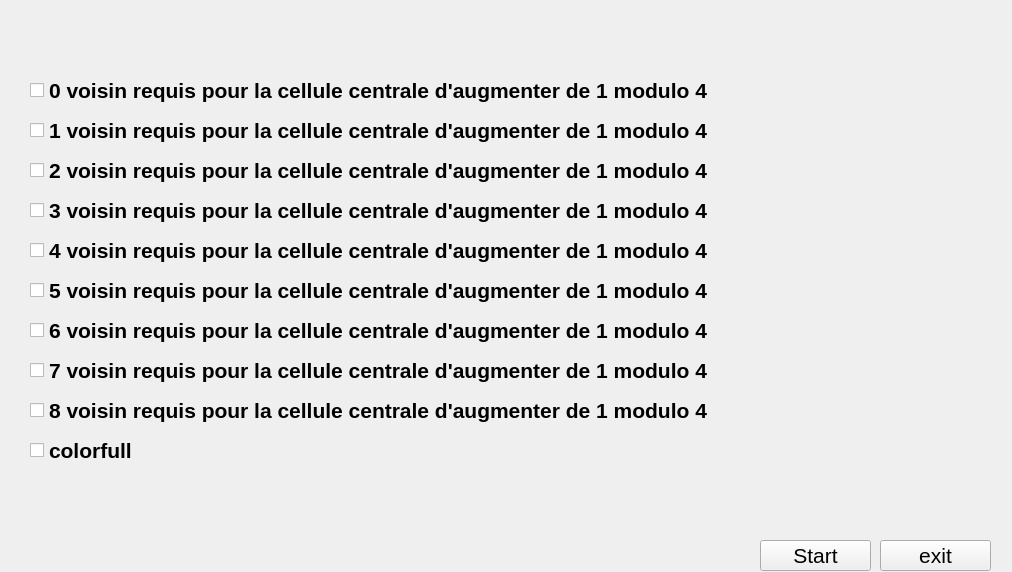
<?xml version="1.0" encoding="UTF-8"?>
<ui version="4.0">
 <class>MainWindow</class>
 <widget class="QMainWindow" name="MainWindow">
  <property name="geometry">
   <rect>
    <x>0</x>
    <y>0</y>
    <width>1012</width>
    <height>572</height>
   </rect>
  </property>
  <property name="font">
   <font>
    <pointsize>16</pointsize>
   </font>
  </property>
  <property name="acceptDrops">
   <bool>false</bool>
  </property>
  <property name="windowTitle">
   <string>MainWindow</string>
  </property>
  <widget class="QWidget" name="centralwidget">
   <widget class="QLabel" name="label">
    <property name="geometry">
     <rect>
      <x>0</x>
      <y>-10</y>
      <width>1041</width>
      <height>591</height>
     </rect>
    </property>
    <property name="text">
     <string>&lt;html&gt;&lt;head/&gt;&lt;body&gt;&lt;p&gt;&lt;img src=&quot;:/newPrefix/cycl.png&quot;/&gt;&lt;/p&gt;&lt;/body&gt;&lt;/html&gt;</string>
    </property>
   </widget>
   <widget class="QCheckBox" name="rule0">
    <property name="geometry">
     <rect>
      <x>30</x>
      <y>70</y>
      <width>711</width>
      <height>41</height>
     </rect>
    </property>
    <property name="minimumSize">
     <size>
      <width>0</width>
      <height>0</height>
     </size>
    </property>
    <property name="baseSize">
     <size>
      <width>0</width>
      <height>0</height>
     </size>
    </property>
    <property name="font">
     <font>
      <pointsize>16</pointsize>
      <weight>75</weight>
      <italic>false</italic>
      <bold>true</bold>
      <underline>false</underline>
      <stylestrategy>PreferDefault</stylestrategy>
      <kerning>true</kerning>
     </font>
    </property>
    <property name="autoFillBackground">
     <bool>false</bool>
    </property>
    <property name="text">
     <string>0 voisin requis pour la cellule centrale d'augmenter de 1 modulo 4</string>
    </property>
    <property name="iconSize">
     <size>
      <width>16</width>
      <height>16</height>
     </size>
    </property>
    <property name="checked">
     <bool>false</bool>
    </property>
    <property name="autoRepeat">
     <bool>false</bool>
    </property>
    <property name="tristate">
     <bool>false</bool>
    </property>
   </widget>
   <widget class="QPushButton" name="Start">
    <property name="geometry">
     <rect>
      <x>760</x>
      <y>540</y>
      <width>111</width>
      <height>31</height>
     </rect>
    </property>
    <property name="text">
     <string>Start</string>
    </property>
   </widget>
   <widget class="QPushButton" name="Exit">
    <property name="geometry">
     <rect>
      <x>880</x>
      <y>540</y>
      <width>111</width>
      <height>31</height>
     </rect>
    </property>
    <property name="text">
     <string>exit</string>
    </property>
   </widget>
   <widget class="QCheckBox" name="rule1">
    <property name="geometry">
     <rect>
      <x>30</x>
      <y>110</y>
      <width>711</width>
      <height>41</height>
     </rect>
    </property>
    <property name="minimumSize">
     <size>
      <width>0</width>
      <height>0</height>
     </size>
    </property>
    <property name="baseSize">
     <size>
      <width>0</width>
      <height>0</height>
     </size>
    </property>
    <property name="font">
     <font>
      <pointsize>16</pointsize>
      <weight>75</weight>
      <italic>false</italic>
      <bold>true</bold>
      <underline>false</underline>
      <stylestrategy>PreferDefault</stylestrategy>
      <kerning>true</kerning>
     </font>
    </property>
    <property name="autoFillBackground">
     <bool>false</bool>
    </property>
    <property name="text">
     <string>1 voisin requis pour la cellule centrale d'augmenter de 1 modulo 4</string>
    </property>
    <property name="iconSize">
     <size>
      <width>16</width>
      <height>16</height>
     </size>
    </property>
    <property name="checked">
     <bool>false</bool>
    </property>
    <property name="autoRepeat">
     <bool>false</bool>
    </property>
    <property name="tristate">
     <bool>false</bool>
    </property>
   </widget>
   <widget class="QCheckBox" name="rule2">
    <property name="geometry">
     <rect>
      <x>30</x>
      <y>150</y>
      <width>711</width>
      <height>41</height>
     </rect>
    </property>
    <property name="minimumSize">
     <size>
      <width>0</width>
      <height>0</height>
     </size>
    </property>
    <property name="baseSize">
     <size>
      <width>0</width>
      <height>0</height>
     </size>
    </property>
    <property name="font">
     <font>
      <pointsize>16</pointsize>
      <weight>75</weight>
      <italic>false</italic>
      <bold>true</bold>
      <underline>false</underline>
      <stylestrategy>PreferDefault</stylestrategy>
      <kerning>true</kerning>
     </font>
    </property>
    <property name="autoFillBackground">
     <bool>false</bool>
    </property>
    <property name="text">
     <string>2 voisin requis pour la cellule centrale d'augmenter de 1 modulo 4</string>
    </property>
    <property name="iconSize">
     <size>
      <width>16</width>
      <height>16</height>
     </size>
    </property>
    <property name="checked">
     <bool>false</bool>
    </property>
    <property name="autoRepeat">
     <bool>false</bool>
    </property>
    <property name="tristate">
     <bool>false</bool>
    </property>
   </widget>
   <widget class="QCheckBox" name="rule3">
    <property name="geometry">
     <rect>
      <x>30</x>
      <y>190</y>
      <width>711</width>
      <height>41</height>
     </rect>
    </property>
    <property name="minimumSize">
     <size>
      <width>0</width>
      <height>0</height>
     </size>
    </property>
    <property name="baseSize">
     <size>
      <width>0</width>
      <height>0</height>
     </size>
    </property>
    <property name="font">
     <font>
      <pointsize>16</pointsize>
      <weight>75</weight>
      <italic>false</italic>
      <bold>true</bold>
      <underline>false</underline>
      <stylestrategy>PreferDefault</stylestrategy>
      <kerning>true</kerning>
     </font>
    </property>
    <property name="autoFillBackground">
     <bool>false</bool>
    </property>
    <property name="text">
     <string>3 voisin requis pour la cellule centrale d'augmenter de 1 modulo 4</string>
    </property>
    <property name="iconSize">
     <size>
      <width>16</width>
      <height>16</height>
     </size>
    </property>
    <property name="checked">
     <bool>false</bool>
    </property>
    <property name="autoRepeat">
     <bool>false</bool>
    </property>
    <property name="tristate">
     <bool>false</bool>
    </property>
   </widget>
   <widget class="QCheckBox" name="rule4">
    <property name="geometry">
     <rect>
      <x>30</x>
      <y>230</y>
      <width>711</width>
      <height>41</height>
     </rect>
    </property>
    <property name="minimumSize">
     <size>
      <width>0</width>
      <height>0</height>
     </size>
    </property>
    <property name="baseSize">
     <size>
      <width>0</width>
      <height>0</height>
     </size>
    </property>
    <property name="font">
     <font>
      <pointsize>16</pointsize>
      <weight>75</weight>
      <italic>false</italic>
      <bold>true</bold>
      <underline>false</underline>
      <stylestrategy>PreferDefault</stylestrategy>
      <kerning>true</kerning>
     </font>
    </property>
    <property name="autoFillBackground">
     <bool>false</bool>
    </property>
    <property name="text">
     <string>4 voisin requis pour la cellule centrale d'augmenter de 1 modulo 4</string>
    </property>
    <property name="iconSize">
     <size>
      <width>16</width>
      <height>16</height>
     </size>
    </property>
    <property name="checked">
     <bool>false</bool>
    </property>
    <property name="autoRepeat">
     <bool>false</bool>
    </property>
    <property name="tristate">
     <bool>false</bool>
    </property>
   </widget>
   <widget class="QCheckBox" name="rule5">
    <property name="geometry">
     <rect>
      <x>30</x>
      <y>270</y>
      <width>711</width>
      <height>41</height>
     </rect>
    </property>
    <property name="minimumSize">
     <size>
      <width>0</width>
      <height>0</height>
     </size>
    </property>
    <property name="baseSize">
     <size>
      <width>0</width>
      <height>0</height>
     </size>
    </property>
    <property name="font">
     <font>
      <pointsize>16</pointsize>
      <weight>75</weight>
      <italic>false</italic>
      <bold>true</bold>
      <underline>false</underline>
      <stylestrategy>PreferDefault</stylestrategy>
      <kerning>true</kerning>
     </font>
    </property>
    <property name="autoFillBackground">
     <bool>false</bool>
    </property>
    <property name="text">
     <string>5 voisin requis pour la cellule centrale d'augmenter de 1 modulo 4</string>
    </property>
    <property name="iconSize">
     <size>
      <width>16</width>
      <height>16</height>
     </size>
    </property>
    <property name="checked">
     <bool>false</bool>
    </property>
    <property name="autoRepeat">
     <bool>false</bool>
    </property>
    <property name="tristate">
     <bool>false</bool>
    </property>
   </widget>
   <widget class="QCheckBox" name="rule6">
    <property name="geometry">
     <rect>
      <x>30</x>
      <y>310</y>
      <width>711</width>
      <height>41</height>
     </rect>
    </property>
    <property name="minimumSize">
     <size>
      <width>0</width>
      <height>0</height>
     </size>
    </property>
    <property name="baseSize">
     <size>
      <width>0</width>
      <height>0</height>
     </size>
    </property>
    <property name="font">
     <font>
      <pointsize>16</pointsize>
      <weight>75</weight>
      <italic>false</italic>
      <bold>true</bold>
      <underline>false</underline>
      <stylestrategy>PreferDefault</stylestrategy>
      <kerning>true</kerning>
     </font>
    </property>
    <property name="autoFillBackground">
     <bool>false</bool>
    </property>
    <property name="text">
     <string>6 voisin requis pour la cellule centrale d'augmenter de 1 modulo 4</string>
    </property>
    <property name="iconSize">
     <size>
      <width>16</width>
      <height>16</height>
     </size>
    </property>
    <property name="checked">
     <bool>false</bool>
    </property>
    <property name="autoRepeat">
     <bool>false</bool>
    </property>
    <property name="tristate">
     <bool>false</bool>
    </property>
   </widget>
   <widget class="QCheckBox" name="rule7">
    <property name="geometry">
     <rect>
      <x>30</x>
      <y>350</y>
      <width>711</width>
      <height>41</height>
     </rect>
    </property>
    <property name="minimumSize">
     <size>
      <width>0</width>
      <height>0</height>
     </size>
    </property>
    <property name="baseSize">
     <size>
      <width>0</width>
      <height>0</height>
     </size>
    </property>
    <property name="font">
     <font>
      <pointsize>16</pointsize>
      <weight>75</weight>
      <italic>false</italic>
      <bold>true</bold>
      <underline>false</underline>
      <stylestrategy>PreferDefault</stylestrategy>
      <kerning>true</kerning>
     </font>
    </property>
    <property name="autoFillBackground">
     <bool>false</bool>
    </property>
    <property name="text">
     <string>7 voisin requis pour la cellule centrale d'augmenter de 1 modulo 4</string>
    </property>
    <property name="iconSize">
     <size>
      <width>16</width>
      <height>16</height>
     </size>
    </property>
    <property name="checked">
     <bool>false</bool>
    </property>
    <property name="autoRepeat">
     <bool>false</bool>
    </property>
    <property name="tristate">
     <bool>false</bool>
    </property>
   </widget>
   <widget class="QCheckBox" name="rule8">
    <property name="geometry">
     <rect>
      <x>30</x>
      <y>390</y>
      <width>711</width>
      <height>41</height>
     </rect>
    </property>
    <property name="minimumSize">
     <size>
      <width>0</width>
      <height>0</height>
     </size>
    </property>
    <property name="baseSize">
     <size>
      <width>0</width>
      <height>0</height>
     </size>
    </property>
    <property name="font">
     <font>
      <pointsize>16</pointsize>
      <weight>75</weight>
      <italic>false</italic>
      <bold>true</bold>
      <underline>false</underline>
      <stylestrategy>PreferDefault</stylestrategy>
      <kerning>true</kerning>
     </font>
    </property>
    <property name="autoFillBackground">
     <bool>false</bool>
    </property>
    <property name="text">
     <string>8 voisin requis pour la cellule centrale d'augmenter de 1 modulo 4</string>
    </property>
    <property name="iconSize">
     <size>
      <width>16</width>
      <height>16</height>
     </size>
    </property>
    <property name="checked">
     <bool>false</bool>
    </property>
    <property name="autoRepeat">
     <bool>false</bool>
    </property>
    <property name="tristate">
     <bool>false</bool>
    </property>
   </widget>
   <widget class="QCheckBox" name="modecolor">
    <property name="geometry">
     <rect>
      <x>30</x>
      <y>430</y>
      <width>711</width>
      <height>41</height>
     </rect>
    </property>
    <property name="minimumSize">
     <size>
      <width>0</width>
      <height>0</height>
     </size>
    </property>
    <property name="baseSize">
     <size>
      <width>0</width>
      <height>0</height>
     </size>
    </property>
    <property name="font">
     <font>
      <pointsize>16</pointsize>
      <weight>75</weight>
      <italic>false</italic>
      <bold>true</bold>
      <underline>false</underline>
      <stylestrategy>PreferDefault</stylestrategy>
      <kerning>true</kerning>
     </font>
    </property>
    <property name="autoFillBackground">
     <bool>false</bool>
    </property>
    <property name="text">
     <string>colorfull</string>
    </property>
    <property name="iconSize">
     <size>
      <width>16</width>
      <height>16</height>
     </size>
    </property>
    <property name="checked">
     <bool>false</bool>
    </property>
    <property name="autoRepeat">
     <bool>false</bool>
    </property>
    <property name="tristate">
     <bool>false</bool>
    </property>
   </widget>
  </widget>
 </widget>
 <resources>
  <include location="../../../../../EduPython/App/Library/bin/fond_jv.qrc"/>
  <include location="../../../../../EduPython/App/Library/bin/fond_cycl.qrc"/>
 </resources>
 <connections/>
</ui>
